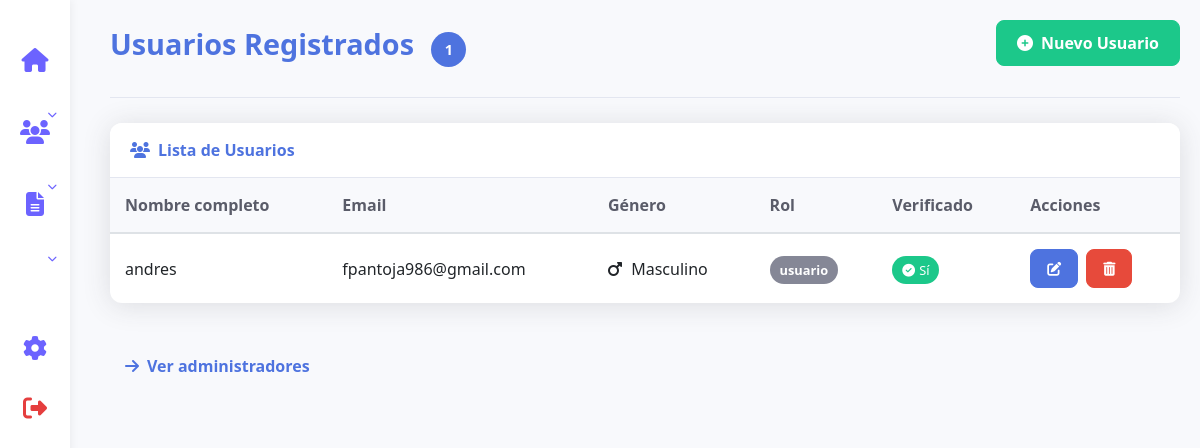
Screenshot of /panel_admin/users.php (signed in) with the database file from the repository.
### tables this page shows
CREATE TABLE `usuarios` (
  `id` int NOT NULL AUTO_INCREMENT,
  `nombre_completo` varchar(100) NOT NULL,
  `email` varchar(100) NOT NULL,
  `password` varchar(255) NOT NULL,
  `fecha_registro` datetime DEFAULT CURRENT_TIMESTAMP,
  `token_verificacion` varchar(100) DEFAULT NULL,
  `verificado` tinyint(1) DEFAULT '0',
  `token_reset` varchar(100) DEFAULT NULL,
  `token_expira` datetime DEFAULT NULL,
  `genero` varchar(50) DEFAULT NULL,
  `rol` varchar(20) DEFAULT 'usuario',
  `require_reset_pass` tinyint(1) DEFAULT '1',
  `foto_perfil` longblob,
  PRIMARY KEY (`id`),
  UNIQUE KEY `email` (`email`)
);

### panel_admin/users.php (the view, shortened to what this page needs)
<?php
require '../db.php';
$stmt = $pdo->prepare("SELECT * FROM usuarios WHERE rol != 'administrador'");
$stmt->execute();
$usuarios = $stmt->fetchAll();
?>
<!DOCTYPE html>
<html lang="es">
<head>
    <link href="https://stackpath.bootstrapcdn.com/bootstrap/4.5.2/css/bootstrap.min.css" rel="stylesheet">
    <link rel="stylesheet" href="https://cdnjs.cloudflare.com/ajax/libs/font-awesome/6.4.2/css/all.min.css">
    <link rel="stylesheet" href="stylesadmin.css?v=1">
</head>
<body>
    <?php include 'panel_sidebar.php'; ?>
    <div class="admin-container">
        <div class="page-header">
            <h1 class="page-title">Usuarios Registrados <span class="users-count"><?php echo count($usuarios); ?></span></h1>
            <button class="btn btn-success mb-3" data-toggle="modal" data-target="#addUserModal">
                <i class="fas fa-plus-circle mr-2"></i>Nuevo Usuario
            </button>
        </div>
        <div class="card">
            <div class="card-header">
                <i class="fas fa-users mr-2"></i>Lista de Usuarios
            </div>
            <div class="table-container">
                <table class="table table-hover">
                    <thead>
                        <tr>
                            <th>Nombre completo</th>
                            <th>Email</th>
                            <th>Género</th>
                            <th>Rol</th>
                            <th>Verificado</th>
                            <th>Acciones</th>
                        </tr>
                    </thead>
                    <tbody>
                        <?php foreach ($usuarios as $usuario): ?>
                            <tr>
                                <td><?= htmlspecialchars($usuario['nombre_completo']); ?></td>
                                <td><?= htmlspecialchars($usuario['email']); ?></td>
                                <td>
                                    <?php
                                    $icon = 'fa-user';
                                    if ($usuario['genero'] === 'Masculino') $icon = 'fa-mars';
                                    ?>
                                    <i class="fas <?= $icon; ?> gender-icon"></i>
                                    <?= htmlspecialchars($usuario['genero'] ?? 'No definido'); ?>
                                </td>
                                <td>
                                    <span class="badge-role badge-<?= $usuario['rol'] === 'administrador' ? 'admin' : 'user' ?>">
                                        <?= htmlspecialchars($usuario['rol']); ?>
                                    </span>
                                </td>
                                <td>
                                    <?php if ($usuario['verificado']): ?>
                                        <span class="badge-verified"><i class="fas fa-check-circle mr-1"></i>Sí</span>
                                    <?php else: ?>
                                        <span class="badge-not-verified"><i class="fas fa-times-circle mr-1"></i>No</span>
                                    <?php endif; ?>
                                </td>
                                <td>
                                    <div class="action-buttons">
                                        <button class="btn btn-primary btn-sm btn-edit" data-usuario='<?= json_encode($usuario, JSON_HEX_APOS); ?>'>
                                            <i class="fas fa-edit"></i>
                                        </button>
                                        <button class="btn btn-danger btn-sm eliminar-btn" data-id="<?= $usuario['id']; ?>">
                                            <i class="fas fa-trash-alt"></i>
                                        </button>
                                    </div>
                                </td>
                            </tr>
                        <?php endforeach; ?>
                    </tbody>
                </table>
            </div>
        </div>
        <a href="admins.php" class="nav-link mt-3">
            <i class="fas fa-arrow-right mr-2"></i>Ver administradores
        </a>
    </div>
</body>
</html>

### panel_admin/stylesadmin.css (style rules this page uses)
:root { --primary:#4e73df; --secondary:#6f42c1; --success:#1cc88a; --info:#36b9cc; --warning:#f6c23e; --danger:#e74a3b; --light:#f8f9fc; --text:#5a5c69; --shadow:0 0.15rem 1.75rem 0 rgba(58,59,69,.15); }
html,body { background-color:var(--light); color:var(--text); font-family:'Segoe UI',Tahoma,Geneva,Verdana,sans-serif; }
.main-content, .admin-container { margin-left:90px; padding:20px; transition:all .3s; }
.page-header { display:flex; justify-content:space-between; align-items:center; margin-bottom:25px; padding-bottom:15px; border-bottom:1px solid #e3e6f0; }
.page-title { color:var(--primary); font-weight:700; font-size:1.8rem; }
.users-count, .admin-count { background-color:var(--primary); color:#fff; border-radius:50%; width:30px;height:30px; display:inline-flex;align-items:center;justify-content:center; margin-left:10px; font-size:.9rem; }
.users-count { width:35px; height:35px; }
.btn-primary { background-color:var(--primary); border-color:var(--primary); border-radius:8px; padding:8px 16px; font-weight:600; transition:all .3s; }
.btn-success { background-color:var(--success); border-color:var(--success); border-radius:8px; padding:10px 20px; font-weight:600; transition:all .3s; }
.btn-danger { background-color:var(--danger); border-color:var(--danger); border-radius:8px; padding:8px 16px; font-weight:600; transition:all .3s; }
.card { border:none; border-radius:12px; box-shadow:var(--shadow); margin-bottom:25px; }
.card-header { background-color:#fff; border-bottom:1px solid #e3e6f0; padding:15px 20px; font-weight:700; color:var(--primary); border-radius:12px 12px 0 0 !important; }
.table-container { overflow-x:auto; border-radius:0 0 12px 12px; }
.table { margin-bottom:0; width:100%; }
.table th { border-top:none; font-weight:700; color:var(--text); background-color:#f8f9fc; padding:15px; }
.table td { padding:15px; vertical-align:middle; border-color:#e3e6f0; }
.table tr { transition:background-color .2s; }
.badge-verified { background-color:var(--success); color:#fff; padding:5px 10px; border-radius:20px; font-size:.8rem; }
.badge-role { padding:5px 10px; border-radius:20px; font-size:.8rem; font-weight:600; }
.badge-user { background-color:#858796;color:#fff; }
.action-buttons { display:flex; gap:8px; }
.nav-link { color:var(--primary); font-weight:600; text-decoration:none; display:inline-flex;align-items:center; transition:all .3s; padding:10px 15px; border-radius:8px; }
.nav-link i { margin-right:8px; }
.gender-icon { margin-right:5px; }

### rows the page displays
usuarios: nombre_completo "andres", email "fpantoja986@gmail.com", genero "Masculino", rol "usuario", verificado 1 (drawn)

### other values shown
count($usuarios) "1"
